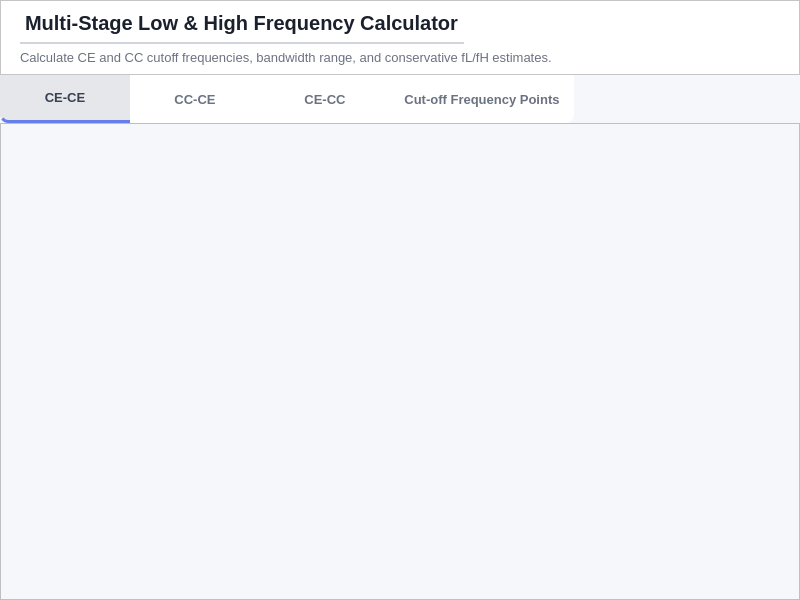
<?xml version="1.0" encoding="UTF-8"?>
<ui version="4.0">
 <class>Form</class>
 <widget class="QWidget" name="Form">
  <property name="geometry">
   <rect>
    <x>0</x>
    <y>0</y>
    <width>800</width>
    <height>600</height>
   </rect>
  </property>
  <property name="windowTitle">
   <string>Form</string>
  </property>
  <property name="styleSheet">
   <string notr="true">background-color: #f5f7fa;</string>
  </property>
  <layout class="QVBoxLayout" name="verticalLayout">
   <property name="spacing">
    <number>0</number>
   </property>
   <property name="leftMargin">
    <number>0</number>
   </property>
   <property name="topMargin">
    <number>0</number>
   </property>
   <property name="rightMargin">
    <number>0</number>
   </property>
   <property name="bottomMargin">
    <number>0</number>
   </property>
   <item>
    <widget class="QFrame" name="topBarFrame">
     <property name="sizePolicy">
      <sizepolicy hsizetype="Preferred" vsizetype="Fixed">
       <horstretch>0</horstretch>
       <verstretch>0</verstretch>
      </sizepolicy>
     </property>
     <property name="minimumSize">
      <size>
       <width>0</width>
       <height>70</height>
      </size>
     </property>
     <property name="maximumSize">
      <size>
       <width>16777215</width>
       <height>75</height>
      </size>
     </property>
     <property name="styleSheet">
      <string notr="true">background-color: white;</string>
     </property>
     <property name="frameShape">
      <enum>QFrame::Shape::StyledPanel</enum>
     </property>
     <layout class="QGridLayout" name="gridLayout_2">
      <item row="0" column="0">
       <spacer name="horizontalSpacer_4">
        <property name="orientation">
         <enum>Qt::Orientation::Horizontal</enum>
        </property>
        <property name="sizeType">
         <enum>QSizePolicy::Policy::Fixed</enum>
        </property>
        <property name="sizeHint" stdset="0">
         <size>
          <width>10</width>
          <height>20</height>
         </size>
        </property>
       </spacer>
      </item>
      <item row="0" column="1">
       <layout class="QVBoxLayout" name="verticalLayout_2">
        <property name="spacing">
         <number>20</number>
        </property>
        <property name="topMargin">
         <number>0</number>
        </property>
        <property name="bottomMargin">
         <number>0</number>
        </property>
        <item>
         <widget class="QLabel" name="labelTitle">
          <property name="sizePolicy">
           <sizepolicy hsizetype="Maximum" vsizetype="Fixed">
            <horstretch>0</horstretch>
            <verstretch>0</verstretch>
           </sizepolicy>
          </property>
          <property name="minimumSize">
           <size>
            <width>200</width>
            <height>34</height>
           </size>
          </property>
          <property name="styleSheet">
           <string notr="true">QLabel {
    font-size: 20px;
    font-weight: 900;
    color: #1a202c;
    background: transparent;

    border: none;
    border-bottom: 2px solid #d1d5db;  /* clean soft grey */
    padding-bottom: 6px;
}</string>
          </property>
          <property name="text">
           <string>Multi-Stage Low &amp; High Frequency Calculator</string>
          </property>
         </widget>
        </item>
        <item>
         <widget class="QLabel" name="labelSubTitle">
          <property name="minimumSize">
           <size>
            <width>0</width>
            <height>0</height>
           </size>
          </property>
          <property name="styleSheet">
           <string notr="true">QLabel {
    font-size: 13px;
    font-weight: 400;
    color: #6b7280;   /* soft grey */
    background: transparent;
}</string>
          </property>
          <property name="text">
           <string>Calculate CE and CC cutoff frequencies, bandwidth range, and conservative fL/fH estimates.</string>
          </property>
         </widget>
        </item>
       </layout>
      </item>
      <item row="0" column="3">
       <spacer name="horizontalSpacer">
        <property name="orientation">
         <enum>Qt::Orientation::Horizontal</enum>
        </property>
        <property name="sizeType">
         <enum>QSizePolicy::Policy::MinimumExpanding</enum>
        </property>
        <property name="sizeHint" stdset="0">
         <size>
          <width>40</width>
          <height>20</height>
         </size>
        </property>
       </spacer>
      </item>
     </layout>
    </widget>
   </item>
   <item>
    <layout class="QHBoxLayout" name="horizontalLayout">
     <property name="spacing">
      <number>0</number>
     </property>
     <property name="sizeConstraint">
      <enum>QLayout::SizeConstraint::SetDefaultConstraint</enum>
     </property>
     <item>
      <widget class="QPushButton" name="buttonCECE">
       <property name="minimumSize">
        <size>
         <width>130</width>
         <height>48</height>
        </size>
       </property>
       <property name="maximumSize">
        <size>
         <width>16777215</width>
         <height>16777215</height>
        </size>
       </property>
       <property name="cursor">
        <cursorShape>PointingHandCursor</cursorShape>
       </property>
       <property name="styleSheet">
        <string notr="true">QPushButton {
    background-color: #ffffff;
    border: none;
    
    /* Only the bottom-left is rounded */
    border-bottom-left-radius: 8px;
    border-top-left-radius: 0px;
    border-top-right-radius: 0px;
    border-bottom-right-radius: 0px;

    color: #6b7280;
    font-size: 13px;
    font-weight: 500;
    padding: 8px 14px;
    text-align: center;
}

/* Hover */
QPushButton:hover {
    background-color: #f9fafb;
    color: #667EEA;
}

/* While clicking */
QPushButton:pressed {
    background-color: transparent;
}

/* Selected (persistent state) */
QPushButton:checked {
    background-color: #e5e7eb;
    color: #374151;
    font-weight: 600;

    /* The blue line will now follow the bottom-left curve */
    border-bottom: 3px solid #667EEA;
}</string>
       </property>
       <property name="text">
        <string>CE-CE</string>
       </property>
       <property name="checkable">
        <bool>true</bool>
       </property>
       <property name="checked">
        <bool>true</bool>
       </property>
       <attribute name="buttonGroup">
        <string notr="true">buttonGroup</string>
       </attribute>
      </widget>
     </item>
     <item>
      <widget class="QPushButton" name="buttonCCCE">
       <property name="sizePolicy">
        <sizepolicy hsizetype="Minimum" vsizetype="Fixed">
         <horstretch>0</horstretch>
         <verstretch>0</verstretch>
        </sizepolicy>
       </property>
       <property name="minimumSize">
        <size>
         <width>130</width>
         <height>48</height>
        </size>
       </property>
       <property name="maximumSize">
        <size>
         <width>16777215</width>
         <height>16777215</height>
        </size>
       </property>
       <property name="cursor">
        <cursorShape>PointingHandCursor</cursorShape>
       </property>
       <property name="styleSheet">
        <string notr="true">QPushButton {
    background-color: #ffffff;
    border: none;
    
    color: #6b7280;
    font-size: 13px;
    font-weight: 500;
    padding: 8px 14px;
    text-align: center;
}

/* Hover */
QPushButton:hover {
    background-color: #f9fafb;
    color: #667EEA;
}

/* While clicking */
QPushButton:pressed {
    background-color: transparent;
}

/* Selected (persistent state) */
QPushButton:checked {
    background-color: #e5e7eb;
    color: #374151;
    font-weight: 600;
    border-bottom: 3px solid #667EEA;
}</string>
       </property>
       <property name="text">
        <string>CC-CE</string>
       </property>
       <property name="checkable">
        <bool>true</bool>
       </property>
       <property name="checked">
        <bool>false</bool>
       </property>
       <attribute name="buttonGroup">
        <string notr="true">buttonGroup</string>
       </attribute>
      </widget>
     </item>
     <item>
      <widget class="QPushButton" name="buttonCECC">
       <property name="sizePolicy">
        <sizepolicy hsizetype="Minimum" vsizetype="Fixed">
         <horstretch>0</horstretch>
         <verstretch>0</verstretch>
        </sizepolicy>
       </property>
       <property name="minimumSize">
        <size>
         <width>130</width>
         <height>48</height>
        </size>
       </property>
       <property name="maximumSize">
        <size>
         <width>16777215</width>
         <height>16777215</height>
        </size>
       </property>
       <property name="cursor">
        <cursorShape>PointingHandCursor</cursorShape>
       </property>
       <property name="styleSheet">
        <string notr="true">QPushButton {
    background-color: #ffffff;
    border: none;
    
    color: #6b7280;
    font-size: 13px;
    font-weight: 500;
    padding: 8px 14px;
    text-align: center;
}

/* Hover */
QPushButton:hover {
    background-color: #f9fafb;
    color: #667EEA;
}

/* While clicking */
QPushButton:pressed {
    background-color: transparent;
}

/* Selected (persistent state) */
QPushButton:checked {
    background-color: #e5e7eb;
    color: #374151;
    font-weight: 600;
    border-bottom: 3px solid #667EEA;
}</string>
       </property>
       <property name="text">
        <string>CE-CC</string>
       </property>
       <property name="checkable">
        <bool>true</bool>
       </property>
       <property name="checked">
        <bool>false</bool>
       </property>
       <attribute name="buttonGroup">
        <string notr="true">buttonGroup</string>
       </attribute>
      </widget>
     </item>
     <item>
      <widget class="QPushButton" name="buttonCutoffFreqPoints">
       <property name="sizePolicy">
        <sizepolicy hsizetype="Minimum" vsizetype="Fixed">
         <horstretch>0</horstretch>
         <verstretch>0</verstretch>
        </sizepolicy>
       </property>
       <property name="minimumSize">
        <size>
         <width>130</width>
         <height>48</height>
        </size>
       </property>
       <property name="maximumSize">
        <size>
         <width>16777215</width>
         <height>16777215</height>
        </size>
       </property>
       <property name="cursor">
        <cursorShape>PointingHandCursor</cursorShape>
       </property>
       <property name="styleSheet">
        <string notr="true">QPushButton {
    background-color: #ffffff;
    border: none;
    
    /* Only the bottom-right is rounded now */
    border-bottom-right-radius: 8px;
    border-bottom-left-radius: 0px;
    border-top-left-radius: 0px;
    border-top-right-radius: 0px;

    color: #6b7280;
    font-size: 13px;
    font-weight: 500;
    padding: 8px 14px;
    text-align: center;
}

/* Hover */
QPushButton:hover {
    background-color: #f9fafb;
    color: #667EEA;
}

/* While clicking */
QPushButton:pressed {
    background-color: transparent;
}

/* Selected (persistent state) */
QPushButton:checked {
    background-color: #e5e7eb;
    color: #374151;
    font-weight: 600;

    /* Re-stating the radius here ensures the blue line follows the bottom-right curve */
    border-bottom-right-radius: 8px;
    border-bottom: 3px solid #667EEA;
}</string>
       </property>
       <property name="text">
        <string>Cut-off Frequency Points</string>
       </property>
       <property name="checkable">
        <bool>true</bool>
       </property>
       <property name="checked">
        <bool>false</bool>
       </property>
       <attribute name="buttonGroup">
        <string notr="true">buttonGroup</string>
       </attribute>
      </widget>
     </item>
     <item>
      <spacer name="horizontalSpacer_2">
       <property name="orientation">
        <enum>Qt::Orientation::Horizontal</enum>
       </property>
       <property name="sizeHint" stdset="0">
        <size>
         <width>40</width>
         <height>20</height>
        </size>
       </property>
      </spacer>
     </item>
    </layout>
   </item>
   <item>
    <widget class="QScrollArea" name="scrollArea">
     <property name="styleSheet">
      <string notr="true">QScrollArea {
    background-color: #f5f7fa;
    border: none;
}

QScrollArea &gt; QWidget &gt; QWidget {
    background-color: #f5f7fa;
}

/* ── Vertical ── */
QScrollBar:vertical {
    background: #e9ebf0;
    width: 8px;
    border-radius: 4px;
    margin: 0px;
}

QScrollBar::handle:vertical {
    background: #b0b8c8;
    border-radius: 4px;
    min-height: 30px;
}

QScrollBar::handle:vertical:hover {
    background: #8e99ad;
}

QScrollBar::add-line:vertical,
QScrollBar::sub-line:vertical {
    height: 0px;
}

QScrollBar::add-page:vertical,
QScrollBar::sub-page:vertical {
    background: none;
}

/* ── Horizontal ── */
QScrollBar:horizontal {
    background: #e9ebf0;
    height: 8px;
    border-radius: 4px;
    margin: 0px;
}

QScrollBar::handle:horizontal {
    background: #b0b8c8;
    border-radius: 4px;
    min-width: 30px;
}

QScrollBar::handle:horizontal:hover {
    background: #8e99ad;
}

QScrollBar::add-line:horizontal,
QScrollBar::sub-line:horizontal {
    width: 0px;
}

QScrollBar::add-page:horizontal,
QScrollBar::sub-page:horizontal {
    background: none;
}</string>
     </property>
     <property name="widgetResizable">
      <bool>true</bool>
     </property>
     <widget class="QWidget" name="scrollAreaWidgetContents">
      <property name="geometry">
       <rect>
        <x>0</x>
        <y>0</y>
        <width>800</width>
        <height>475</height>
       </rect>
      </property>
      <layout class="QHBoxLayout" name="horizontalLayout_2">
       <item>
        <widget class="QStackedWidget" name="stackedWidget">
         <property name="currentIndex">
          <number>3</number>
         </property>
         <widget class="QWidget" name="page0CECE"/>
         <widget class="QWidget" name="page1CCCE"/>
         <widget class="QWidget" name="page2CECC"/>
         <widget class="QWidget" name="page3BufferSolver"/>
        </widget>
       </item>
      </layout>
     </widget>
    </widget>
   </item>
  </layout>
 </widget>
 <resources/>
 <connections/>
 <buttongroups>
  <buttongroup name="buttonGroup"/>
 </buttongroups>
</ui>
